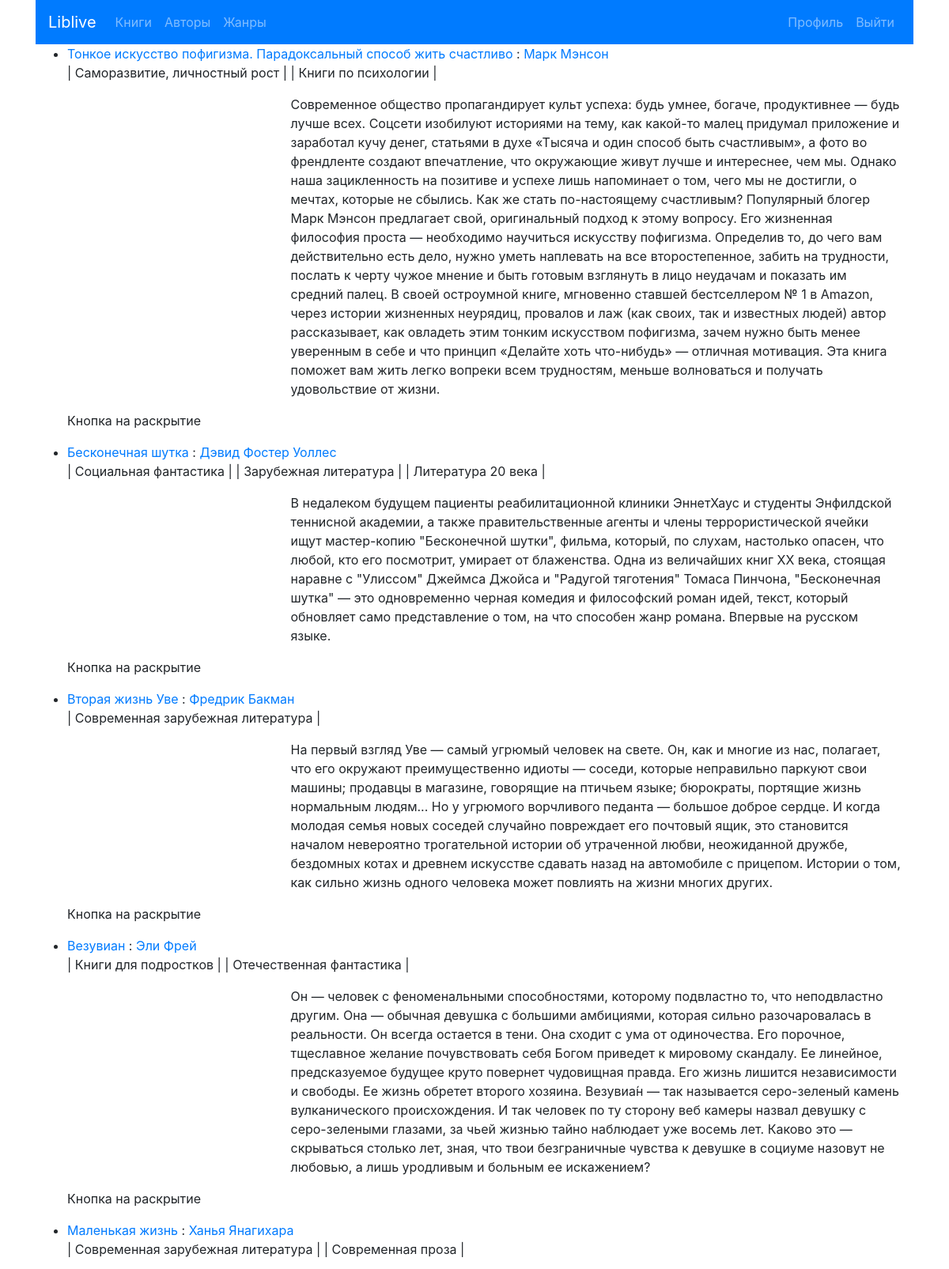
/primer/ (signed in, upper part), run on the app's committed database.
### liv/models.py (models this page shows, shortened)
class BookFromLivelib(models.Model):
    link = models.CharField(max_length=200)
    title = models.CharField(max_length=200)
    author = models.ForeignKey(Author, on_delete=models.CASCADE)
    tags = models.ManyToManyField(Genre)
    cover = models.CharField(max_length=200)
    rating = models.FloatField()
    description = models.TextField()
    user = models.ForeignKey(User, on_delete=models.CASCADE)

class Author(models.Model):
    name = models.CharField(max_length=200)
    def __str__(self):
        return self.name

class Genre(models.Model):
    name = models.CharField(max_length=200)
    def __str__(self):
        return self.name

### liv/views.py (the view)
# urls.py: path('primer/', views.primer, name='primer'),
def primer(request):
    context = {
        'list_of_books': BookFromLivelib.objects.all()
    }
    return render(request, 'liv/primer.html', context)

### liv/templates/liv/primer.html (shortened to what this page needs)
{% extends 'liv/base.html' %}
{% block content %}
<ul>
    {% for book in list_of_books %}
      {% if book.user == user %}
        <li><a href="{% url 'liv:book-detail' book.pk %}">{{ book.title }}</a> : <a href="{% url 'liv:author-detail' book.author.pk %}">{{ book.author }}</a></li>
        {% for tag in book.tags.all %}
          | {{ tag }} |
        {% endfor %}
        <br>
        <div class="container-fluid mt-3">
            <div class="row">
            <div class="col-sm-3 pull-right">
            </div>
            <div class="col-sm-9">
              <p>{{ book.description }}</p>
            </div>
            </div>
            </div>
        <p>Кнопка на раскрытие</p>
      {% endif %}
    {% endfor %}
</ul>
{% endblock %}

### data on the page
BookFromLivelib: title "Тонкое искусство пофигизма. Парадоксальный способ жить счастливо", author "Марк Мэнсон", description "Современное общество пропагандирует культ успеха: будь умнее, богаче, продуктивнее — будь лучше всех. Соцсети изобилуют историями на тему, как какой-то малец придумал приложение и заработал кучу денег, статьями в духе «Тысяча и один способ быть счастливым», а фото во френдленте создают впечатление, что окружающие живут лучше и интереснее, чем мы. Однако наша зацикленность на позитиве и успехе лишь напоминает о том, чего мы не достигли, о мечтах, которые не сбылись. Как же стать по-настоящему счастливым? Популярный блогер Марк Мэнсон предлагает свой, оригинальный подход к этому вопросу. Его жизненная философия проста — необходимо научиться искусству пофигизма. Определив то, до чего вам…"
Genre: name "Саморазвитие, личностный рост"
Genre: name "Книги по психологии"
BookFromLivelib: title "Бесконечная шутка", author "Дэвид Фостер Уоллес", description "В недалеком будущем пациенты реабилитационной клиники ЭннетХаус и студенты Энфилдской теннисной академии, а также правительственные агенты и члены террористической ячейки ищут мастер-копию \"Бесконечной шутки\", фильма, который, по слухам, настолько опасен, что любой, кто его посмотрит, умирает от блаженства. Одна из величайших книг XX века, стоящая наравне с \"Улиссом\" Джеймса Джойса и \"Радугой тяготения\" Томаса Пинчона, \"Бесконечная шутка\" — это одновременно черная комедия и философский роман идей, текст, который обновляет само представление о том, на что способен жанр романа. Впервые на русском языке."
Genre: name "Социальная фантастика"
Genre: name "Зарубежная литература"
Genre: name "Литература 20 века"
BookFromLivelib: title "Вторая жизнь Уве", author "Фредрик Бакман", description "На первый взгляд Уве — самый угрюмый человек на свете. Он, как и многие из нас, полагает, что его окружают преимущественно идиоты — соседи, которые неправильно паркуют свои машины; продавцы в магазине, говорящие на птичьем языке; бюрократы, портящие жизнь нормальным людям... Но у угрюмого ворчливого педанта — большое доброе сердце. И когда молодая семья новых соседей случайно повреждает его почтовый ящик, это становится началом невероятно трогательной истории об утраченной любви, неожиданной дружбе, бездомных котах и древнем искусстве сдавать назад на автомобиле с прицепом. Истории о том, как сильно жизнь одного человека может повлиять на жизни многих других."
Genre: name "Современная зарубежная литература"
BookFromLivelib: title "Везувиан", author "Эли Фрей", description "Он ― человек с феноменальными способностями, которому подвластно то, что неподвластно другим. Она ― обычная девушка с большими амбициями, которая сильно разочаровалась в реальности. Он всегда остается в тени. Она сходит с ума от одиночества. Его порочное, тщеславное желание почувствовать себя Богом приведет к мировому скандалу. Ее линейное, предсказуемое будущее круто повернет чудовищная правда. Его жизнь лишится независимости и свободы. Ее жизнь обретет второго хозяина. Везувиа́н ― так называется серо-зеленый камень вулканического происхождения. И так человек по ту сторону веб камеры назвал девушку с серо-зелеными глазами, за чьей жизнью тайно наблюдает уже восемь лет. Каково это ―…"
Genre: name "Книги для подростков"
Genre: name "Отечественная фантастика"
BookFromLivelib: title "Маленькая жизнь", author "Ханья Янагихара"
Genre: name "Современная проза"
